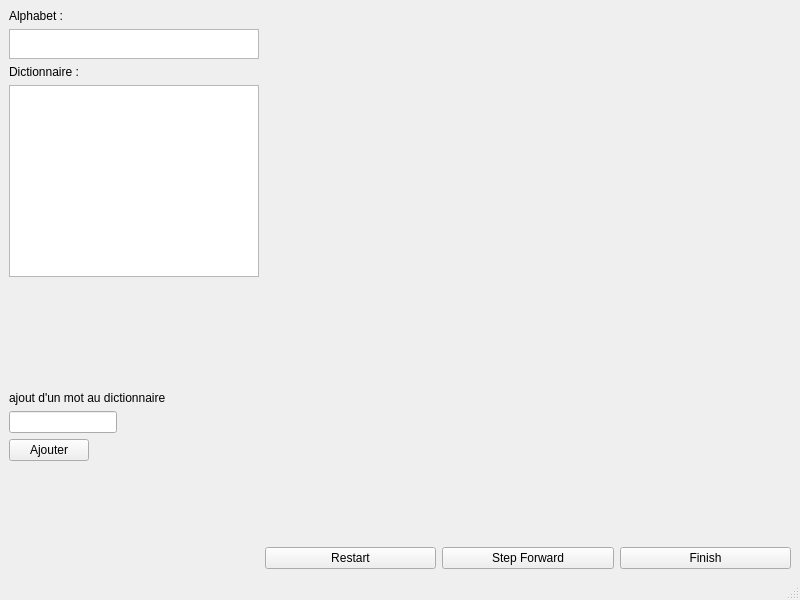
<?xml version="1.0" encoding="UTF-8"?>
<ui version="4.0">
 <class>View</class>
 <widget class="QMainWindow" name="View">
  <property name="geometry">
   <rect>
    <x>0</x>
    <y>0</y>
    <width>800</width>
    <height>600</height>
   </rect>
  </property>
  <property name="windowTitle">
   <string>Inférence</string>
  </property>
  <widget class="QWidget" name="centralwidget">
   <layout class="QHBoxLayout" name="horizontalLayout">
    <item>
     <layout class="QVBoxLayout" name="verticalLayout_3">
      <item>
       <widget class="QLabel" name="label_3">
        <property name="text">
         <string>Alphabet :</string>
        </property>
       </widget>
      </item>
      <item>
       <widget class="QTextBrowser" name="TE_alphabet">
        <property name="maximumSize">
         <size>
          <width>250</width>
          <height>30</height>
         </size>
        </property>
       </widget>
      </item>
      <item>
       <widget class="QLabel" name="label_4">
        <property name="text">
         <string>Dictionnaire :</string>
        </property>
       </widget>
      </item>
      <item>
       <widget class="QTextBrowser" name="TE_dictionnaire">
        <property name="sizePolicy">
         <sizepolicy hsizetype="Maximum" vsizetype="Maximum">
          <horstretch>0</horstretch>
          <verstretch>0</verstretch>
         </sizepolicy>
        </property>
        <property name="minimumSize">
         <size>
          <width>0</width>
          <height>0</height>
         </size>
        </property>
        <property name="maximumSize">
         <size>
          <width>250</width>
          <height>16777215</height>
         </size>
        </property>
        <property name="html">
         <string>&lt;!DOCTYPE HTML PUBLIC &quot;-//W3C//DTD HTML 4.0//EN&quot; &quot;http://www.w3.org/TR/REC-html40/strict.dtd&quot;&gt;
&lt;html&gt;&lt;head&gt;&lt;meta name=&quot;qrichtext&quot; content=&quot;1&quot; /&gt;&lt;style type=&quot;text/css&quot;&gt;
p, li { white-space: pre-wrap; }
&lt;/style&gt;&lt;/head&gt;&lt;body style=&quot; font-family:'Ubuntu'; font-size:11pt; font-weight:400; font-style:normal;&quot;&gt;
&lt;p style=&quot;-qt-paragraph-type:empty; margin-top:0px; margin-bottom:0px; margin-left:0px; margin-right:0px; -qt-block-indent:0; text-indent:0px;&quot;&gt;&lt;br /&gt;&lt;/p&gt;&lt;/body&gt;&lt;/html&gt;</string>
        </property>
       </widget>
      </item>
      <item>
       <spacer name="verticalSpacer_2">
        <property name="orientation">
         <enum>Qt::Vertical</enum>
        </property>
        <property name="sizeHint" stdset="0">
         <size>
          <width>20</width>
          <height>40</height>
         </size>
        </property>
       </spacer>
      </item>
      <item>
       <widget class="QLabel" name="label">
        <property name="text">
         <string>ajout d'un mot au dictionnaire</string>
        </property>
       </widget>
      </item>
      <item>
       <widget class="QLineEdit" name="LE_ajout_mot">
        <property name="sizePolicy">
         <sizepolicy hsizetype="Fixed" vsizetype="Fixed">
          <horstretch>0</horstretch>
          <verstretch>0</verstretch>
         </sizepolicy>
        </property>
       </widget>
      </item>
      <item>
       <widget class="QPushButton" name="B_ajouter">
        <property name="sizePolicy">
         <sizepolicy hsizetype="Fixed" vsizetype="Fixed">
          <horstretch>0</horstretch>
          <verstretch>0</verstretch>
         </sizepolicy>
        </property>
        <property name="text">
         <string>Ajouter</string>
        </property>
       </widget>
      </item>
      <item>
       <spacer name="verticalSpacer">
        <property name="orientation">
         <enum>Qt::Vertical</enum>
        </property>
        <property name="sizeHint" stdset="0">
         <size>
          <width>20</width>
          <height>40</height>
         </size>
        </property>
       </spacer>
      </item>
     </layout>
    </item>
    <item>
     <layout class="QVBoxLayout" name="verticalLayout_2">
      <item>
       <widget class="QLabel" name="label_graph">
        <property name="text">
         <string/>
        </property>
        <property name="scaledContents">
         <bool>true</bool>
        </property>
        <property name="wordWrap">
         <bool>false</bool>
        </property>
       </widget>
      </item>
      <item>
       <layout class="QHBoxLayout" name="horizontalLayout_2">
        <item>
         <widget class="QPushButton" name="button_backward">
          <property name="text">
           <string>Restart</string>
          </property>
         </widget>
        </item>
        <item>
         <widget class="QPushButton" name="button_forward">
          <property name="text">
           <string>Step Forward</string>
          </property>
         </widget>
        </item>
        <item>
         <widget class="QPushButton" name="button_finish">
          <property name="text">
           <string>Finish</string>
          </property>
         </widget>
        </item>
       </layout>
      </item>
     </layout>
    </item>
   </layout>
  </widget>
  <widget class="QMenuBar" name="menubar">
   <property name="geometry">
    <rect>
     <x>0</x>
     <y>0</y>
     <width>800</width>
     <height>25</height>
    </rect>
   </property>
  </widget>
  <widget class="QStatusBar" name="statusbar"/>
 </widget>
 <resources/>
 <connections/>
</ui>
